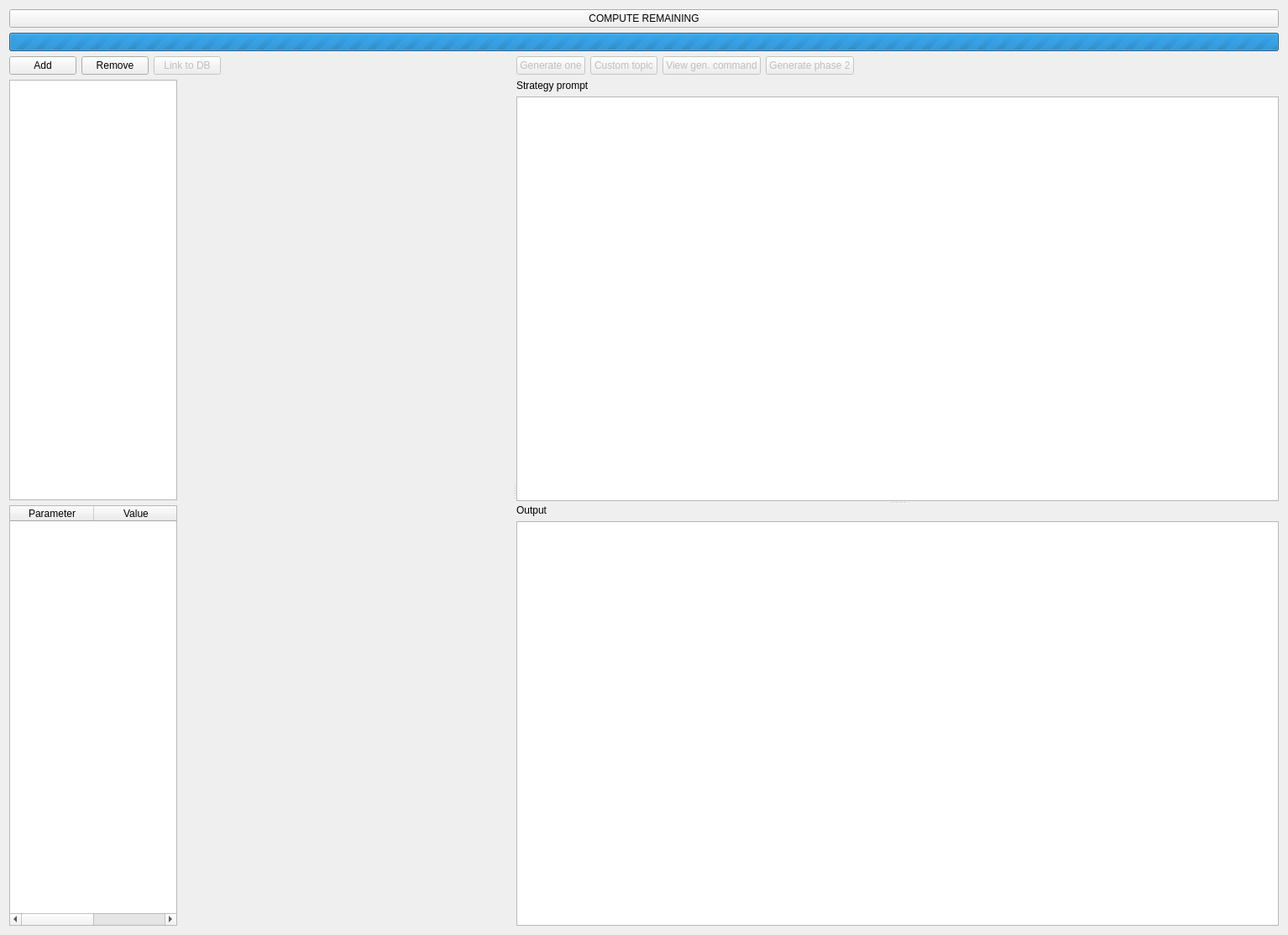
<?xml version="1.0" encoding="UTF-8"?>
<ui version="4.0">
 <class>PaneGeneration</class>
 <widget class="QWidget" name="PaneGeneration">
  <property name="geometry">
   <rect>
    <x>0</x>
    <y>0</y>
    <width>1534</width>
    <height>1114</height>
   </rect>
  </property>
  <property name="windowTitle">
   <string>Generation</string>
  </property>
  <layout class="QVBoxLayout" name="verticalLayout_3">
   <item>
    <widget class="QPushButton" name="buttonComputeRemaining">
     <property name="toolTip">
      <string>Compute remaining prompt to run</string>
     </property>
     <property name="text">
      <string>COMPUTE REMAINING</string>
     </property>
    </widget>
   </item>
   <item>
    <widget class="QProgressBar" name="progressBarGeneration">
     <property name="visible">
      <bool>false</bool>
     </property>
     <property name="minimum">
      <number>0</number>
     </property>
     <property name="maximum">
      <number>0</number>
     </property>
     <property name="value">
      <number>0</number>
     </property>
     <property name="format">
      <string>Generating...</string>
     </property>
     <property name="textVisible">
      <bool>true</bool>
     </property>
    </widget>
   </item>
   <item>
    <widget class="QSplitter" name="splitter">
     <property name="orientation">
      <enum>Qt::Orientation::Horizontal</enum>
     </property>
     <widget class="QWidget" name="layoutWidget">
      <layout class="QVBoxLayout" name="verticalLayout">
       <item>
        <layout class="QHBoxLayout" name="horizontalLayout">
         <item>
          <widget class="QPushButton" name="buttonAdd">
           <property name="text">
            <string>Add</string>
           </property>
          </widget>
         </item>
         <item>
          <widget class="QPushButton" name="buttonRemove">
           <property name="text">
            <string>Remove</string>
           </property>
          </widget>
         </item>
         <item>
          <widget class="QPushButton" name="buttonLinkDb">
           <property name="enabled">
            <bool>false</bool>
           </property>
           <property name="toolTip">
            <string>Link this strategy to its aspire source database file</string>
           </property>
           <property name="text">
            <string>Link to DB</string>
           </property>
          </widget>
         </item>
         <item>
          <spacer name="horizontalSpacer">
           <property name="orientation">
            <enum>Qt::Orientation::Horizontal</enum>
           </property>
           <property name="sizeHint" stdset="0">
            <size>
             <width>40</width>
             <height>20</height>
            </size>
           </property>
          </spacer>
         </item>
        </layout>
       </item>
       <item>
        <widget class="QTableView" name="tableViewStrategies">
         <property name="maximumSize">
          <size>
           <width>200</width>
           <height>16777215</height>
          </size>
         </property>
        </widget>
       </item>
       <item>
        <widget class="QTableWidget" name="tableWidgetStrategyParams">
         <property name="columnCount">
          <number>2</number>
         </property>
         <property name="editTriggers">
          <set>QAbstractItemView::EditTrigger::NoEditTriggers</set>
         </property>
         <property name="selectionMode">
          <enum>QAbstractItemView::SelectionMode::NoSelection</enum>
         </property>
         <property name="maximumSize">
          <size>
           <width>200</width>
           <height>16777215</height>
          </size>
         </property>
         <attribute name="horizontalHeaderStretch">
          <bool>true</bool>
         </attribute>
         <column>
          <property name="text">
           <string>Parameter</string>
          </property>
         </column>
         <column>
          <property name="text">
           <string>Value</string>
          </property>
         </column>
        </widget>
       </item>
      </layout>
     </widget>
     <widget class="QWidget" name="layoutWidget">
      <layout class="QVBoxLayout" name="verticalLayout_2">
       <item>
        <layout class="QHBoxLayout" name="horizontalLayout_2">
         <item>
          <widget class="QPushButton" name="buttonGenOne">
           <property name="enabled">
            <bool>false</bool>
           </property>
           <property name="toolTip">
            <string>Generate one page usually for testing</string>
           </property>
           <property name="text">
            <string>Generate one</string>
           </property>
          </widget>
         </item>
         <item>
          <widget class="QPushButton" name="buttonGenCustomTopic">
           <property name="enabled">
            <bool>false</bool>
           </property>
           <property name="toolTip">
            <string>Generate one page for a topic you type — bypasses the source database</string>
           </property>
           <property name="text">
            <string>Custom topic</string>
           </property>
          </widget>
         </item>
         <item>
          <widget class="QPushButton" name="buttonCommandGen">
           <property name="enabled">
            <bool>false</bool>
           </property>
           <property name="toolTip">
            <string>The generation command to run from a terminal</string>
           </property>
           <property name="text">
            <string>View gen. command</string>
           </property>
          </widget>
         </item>
         <item>
          <widget class="QPushButton" name="buttonGeneratePhase2">
           <property name="enabled">
            <bool>false</bool>
           </property>
           <property name="toolTip">
            <string>Run the social-media second pass on selected Complete articles</string>
           </property>
           <property name="text">
            <string>Generate phase 2</string>
           </property>
          </widget>
         </item>
         <item>
          <spacer name="horizontalSpacer_2">
           <property name="orientation">
            <enum>Qt::Orientation::Horizontal</enum>
           </property>
           <property name="sizeHint" stdset="0">
            <size>
             <width>40</width>
             <height>20</height>
            </size>
           </property>
          </spacer>
         </item>
        </layout>
       </item>
       <item>
        <widget class="QSplitter" name="splitterPromptOutput">
         <property name="orientation">
          <enum>Qt::Orientation::Vertical</enum>
         </property>
         <widget class="QWidget" name="widgetPrompt">
          <layout class="QVBoxLayout" name="verticalLayoutPrompt">
           <item>
            <widget class="QLabel" name="label">
             <property name="text">
              <string>Strategy prompt</string>
             </property>
            </widget>
           </item>
           <item>
            <widget class="QTextEdit" name="textEditPrompt"/>
           </item>
          </layout>
         </widget>
         <widget class="QWidget" name="widgetOutput">
          <layout class="QVBoxLayout" name="verticalLayoutOutput">
           <item>
            <widget class="QLabel" name="labelOutput">
             <property name="text">
              <string>Output</string>
             </property>
            </widget>
           </item>
           <item>
            <widget class="QTextEdit" name="textEditOutput"/>
           </item>
          </layout>
         </widget>
        </widget>
       </item>
      </layout>
     </widget>
    </widget>
   </item>
  </layout>
 </widget>
 <resources/>
 <connections/>
</ui>
